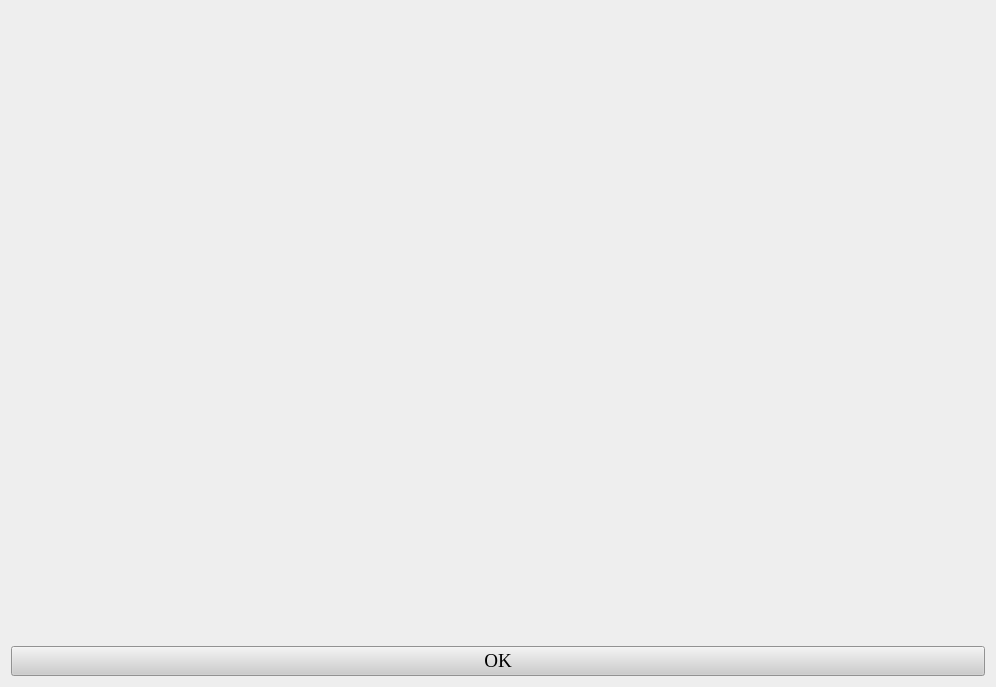
<?xml version="1.0" encoding="UTF-8"?>
<ui version="4.0">
 <class>Form</class>
 <widget class="QWidget" name="Form">
  <property name="geometry">
   <rect>
    <x>0</x>
    <y>0</y>
    <width>996</width>
    <height>687</height>
   </rect>
  </property>
  <property name="minimumSize">
   <size>
    <width>996</width>
    <height>687</height>
   </size>
  </property>
  <property name="windowTitle">
   <string>ASCIITABLE</string>
  </property>
  <property name="styleSheet">
   <string notr="true">QWidget{
	background-color: #EEEEEE;
}
QPushButton{
	background-color: 	#CCCCCC;
	color: rgb(0, 0, 0);
	font: 75 14pt &quot;Times New Roman&quot;;
}
QPushButton:hover{
	background-color: #0078D4;
	color: rgb(255, 255, 255);
	font: 14pt &quot;Calibri&quot;;
}</string>
  </property>
  <layout class="QVBoxLayout" name="verticalLayout">
   <item>
    <widget class="QLabel" name="ASCIICODELable">
     <property name="styleSheet">
      <string notr="true">border-image: url(:/pic/Ascii_Table.png);</string>
     </property>
     <property name="text">
      <string/>
     </property>
    </widget>
   </item>
   <item>
    <widget class="QPushButton" name="OKBtn">
     <property name="font">
      <font>
       <family>Times New Roman</family>
       <pointsize>14</pointsize>
       <weight>9</weight>
       <italic>false</italic>
       <bold>false</bold>
      </font>
     </property>
     <property name="text">
      <string>OK</string>
     </property>
    </widget>
   </item>
  </layout>
 </widget>
 <resources>
  <include location="ascii.qrc"/>
 </resources>
 <connections/>
</ui>
